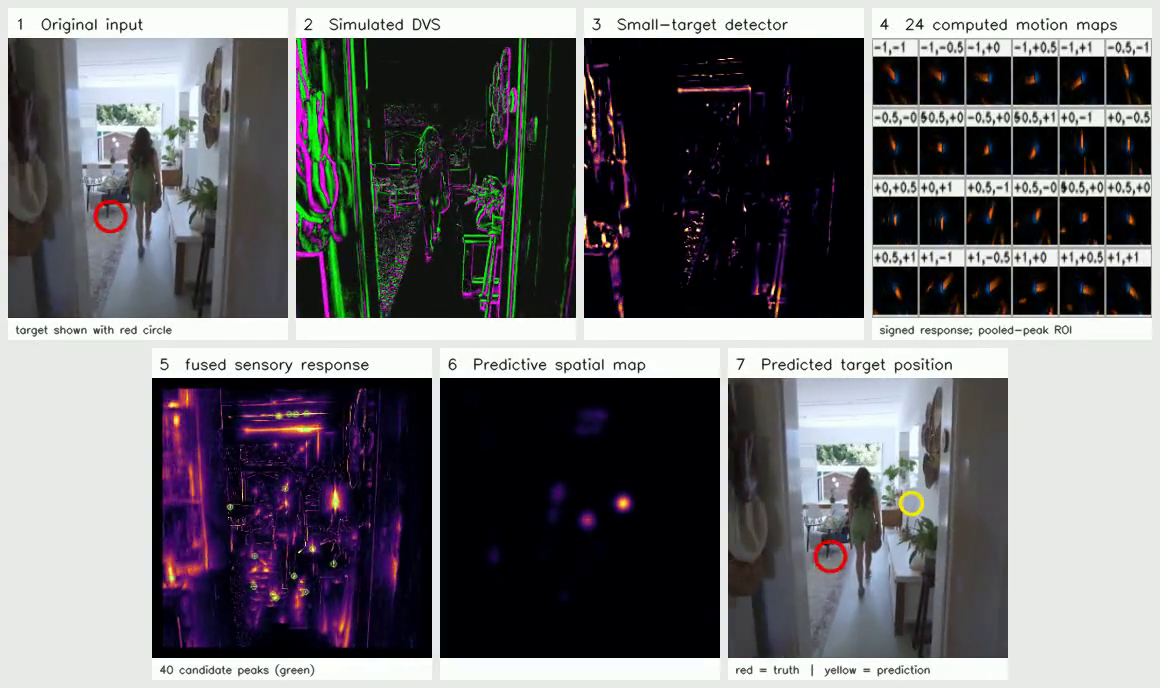
#> input picture frame 36 of media/stmd_actual_pipeline_1m_7mm.mp4, 1160 x 688 px, given in place of source_indoor_walking.mp4, which was not available
$ python render_process.py
#> lines starting #> are read from the running program, lines starting #| are printed output that depends on the picture
### src/experiment.py
"""Matched-protocol comparison: tuned STMD vs competing-hypothesis STMD.

Full original source (365 frames/14.6 seconds), four randomized trajectories.
One path per trial shared among 50 cm, 1 m, 2 m, and both detectors.
Calibration is performed on the no-target video only and never with the target.
Metrics evaluated on frames 100..364, withheld from calibration.
"""
from pathlib import Path
import argparse, json, time
import cv2, numpy as np, pandas as pd
from stmd_model import Detector as SimpleDetector, stamp, apparent_diameter_px
from comparison import multi_hypothesis as multi
from trajectories import generate_trajectory

cv2.setNumThreads(2)
ROOT=Path(__file__).resolve().parent
SIDE=320
FPS=25
SEEDS=(41,92,173,281)
DISTANCES=((0.5,'50cm'),(1.0,'1m'),(2.0,'2m'))
EVAL_START=100
SIMPLE_CONFIGS=[dict(decay=.85,density_weight=0.), dict(decay=.85,density_weight=16.)]

def read_source(path=ROOT/'data'/'source_indoor_walking.mp4'):
    cap=cv2.VideoCapture(str(path));fps=cap.get(cv2.CAP_PROP_FPS)
    frames=[]
    while True:
        ok,fr=cap.read()
#> fr is the input picture: shape (688, 1160, 3); mean B, G, R 111.1, 108, 108.9
        if not ok:break
        h,w=fr.shape[:2]
#> h = 688; w = 1160
        small=cv2.resize(fr,(round(w*SIDE/h),SIDE),interpolation=cv2.INTER_AREA)
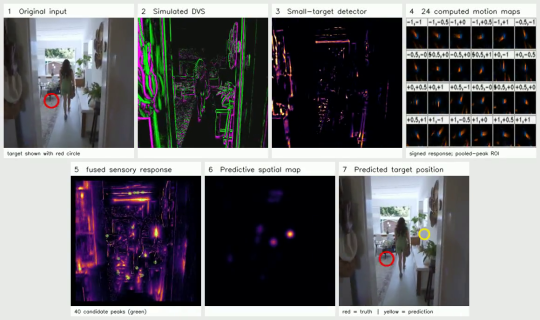
#> small: shape (320, 540, 3); mean B, G, R 111.1, 108, 108.9
        x=(small.shape[1]-SIDE)//2
#> x = 110
        frames.append(small[:,x:x+SIDE])
    cap.release()
    if abs(fps-FPS)>.01:raise ValueError(f'expected 25fps, got {fps}')
    return np.asarray(frames,dtype=np.uint8)

# [50 lines left out: functions inject, tune_calibration, run_simple, dvs_style, not called in this run]

def run_multi(frames, thresholds, gt=None,visual=False):
    return multi.run(frames,thresholds,gt,with_visuals=visual)

# [48 lines left out: functions evaluate_one, main, not called in this run]

# [3 lines that do not run on import are left out]

### src/motion_bank_benchmark_fast.py
from pathlib import Path
import cv2, numpy as np, pandas as pd
from experiment import read_source, inject
from trajectories import generate_trajectory
from spatial_trace import infer
from evaluate import angular_error_deg
from comparison.multi_hypothesis import LocalFlowResidual, candidates_from_maps, CONFIGS
cv2.setNumThreads(2)
ROOT=Path(__file__).resolve().parent.parent
SIDE=320
TEST=(173,281)
DISTANCES=((0.5,'50cm'),(1.0,'1m'),(2.0,'2m'))
BEST_TRACE=dict(mode='annulus',decay=.92,neighborhood=11.,inhibition=1.3,gain=70.,n_peaks=25)
EVAL_START=100

sigma=3.0
r=np.arange(-8,9,dtype=np.float32)
xx,yy=np.meshgrid(r,r)
G=np.exp(-(xx*xx+yy*yy)/(2*sigma*sigma));G/=G.sum()
G5=G[6:11,6:11].copy();G5[(xx[6:11,6:11]**2+yy[6:11,6:11]**2)>2.5**2]=0
WMASS=G5.sum(); G5=G5.astype(np.float32)

def velocity_set(name):
    if name=='grid9': vals=[-1.0,0.0,1.0]
    elif name=='grid24': vals=[-1.0,-0.5,0.0,0.5,1.0]
    else: raise ValueError(name)
    return np.array([(dx,dy) for dx in vals for dy in vals if not(dx==0 and dy==0)],dtype=np.float32)

def shift(arr,dx,dy,border=cv2.BORDER_REFLECT):
    M=np.float32([[1,0,dx],[0,1,dy]])
    return cv2.warpAffine(arr,M,(SIDE,SIDE),flags=cv2.INTER_LINEAR,borderMode=border)

class MotionBankDetector:
    # [38 lines left out: functions __init__, step, not called in this run]

def get_detectors_custom(V):
    return [MotionBankDetector(V,**cfg) for cfg in CONFIGS] + [LocalFlowResidual()]

# [28 lines left out: functions calibrate_custom, extract_candidates, run_model, not called in this run]

def summarize(df):
    d=df.iloc[EVAL_START:]
    return dict(eval_frames=int(len(d)), correct=int(d.correct_5deg.sum()), correct_pct=float(100*d.correct_5deg.mean()), mean_err=float(np.nanmean(d.error_deg)), median_err=float(np.nanmedian(d.error_deg)))

# [57 lines left out: functions interpolate_frame, background_variant, compare_motion_sets, camera_speed_experiment, not called in this run]

# [10 lines that do not run on import are left out]

### src/render_process.py
"""End-to-end visualization of the ACTUAL intensity-frame STMD computations.

The simulated DVS panel is VISUALIZATION ONLY and does not feed neural input.
The 24 channel tiles plot A_k - mean_j(A_j), a visualization of actual
computed recurrent arrays; the model itself pools the unmodified A_k arrays.
Ground truth (red circle) is shown on input and final comparison panel only; never used by model.
"""
from pathlib import Path
import cv2, numpy as np
from experiment import read_source
from benchmark_sizes import inject_size
from trajectories import generate_trajectory
from motion_bank_benchmark_fast import velocity_set,calibrate_custom,MotionBankDetector
from comparison.multi_hypothesis import CONFIGS,LocalFlowResidual,candidates_from_maps
from predictive_field import PredictiveField
ROOT=Path(__file__).resolve().parent.parent
OUT=ROOT/'media'
OUT.mkdir(exist_ok=True,parents=True)
SIDE=320; S=280; TITLE=30; FOOT=22
V=velocity_set('grid24')
CFG=dict(decay=.85,gain=.3,sigma=5,drift=.8,n_peaks=10)
# Exact visualization source; DVS-style simulated display, not event-camera output

# [83 lines left out: functions dvs_view, activity_rgb, feature_mosaic, four_pathways, labelled_panel, not called in this run]


def main(seed=173,distance=1.0,target_mm=7):
    base=read_source()
    path=generate_trajectory(seed,len(base))
    frames=inject_size(base,path,distance,target_mm)
    scales=calibrate_custom(base,V)
    ds=[MotionBankDetector(V,**cfg) for cfg in CONFIGS]
    local=LocalFlowResidual()
    mem=PredictiveField(**CFG)
    width=(S+8)*4+8; height=(TITLE+S+FOOT+8)*2+8
    outpath=OUT/'stmd_actual_pipeline_1m_7mm.mp4'
    writer=cv2.VideoWriter(str(outpath),cv2.VideoWriter_fourcc(*'mp4v'),25,(width,height))
    if not writer.isOpened():raise RuntimeError('Cannot open MP4 output')
    prev=None
    selectivity=[]
    for t,fr in enumerate(frames):
        maps=[];stacks=None; evidence=None
        for j,d in enumerate(ds):
            result=d.step(fr,return_map=True,return_stack=(j==0))
            maps.append(result['activity'])
            if j==0:
                stacks=result['stack']; evidence=result['evidence']
        maps.append(local.step(fr,return_map=True)['activity'])
        cand,pooled=candidates_from_maps(maps,scales,num=40,accept_floor=.22,sep=5)
        candidates=np.array(cand,dtype=np.float32).reshape(-1,4)
        pred=mem.step(candidates,True)
        center=cand[0][:2] if cand else (160,160)
        mosaic,contrast,maxv=feature_mosaic(stacks,center=center)
        selectivity.append(float(np.sqrt(np.mean(contrast**2))/(np.sqrt(np.mean(stacks**2))+1e-6)))
        pool=activity_rgb(pooled)
        for x,y,strength,channel in cand[:18]:
            cv2.circle(pool,(int(x),int(y)),3,(45,240,100),1,cv2.LINE_AA)
        panels=[
            labelled_panel(fr,'1  Original input', 'target shown with red circle',circle=path[t]),
            labelled_panel(dvs_view(fr,prev),'2  Simulated DVS'),
            labelled_panel(activity_rgb(evidence),'3  Small-target detector'),
            labelled_panel(mosaic,'4  24 computed motion maps','signed response; pooled-peak ROI'),
            labelled_panel(pool,'5  fused sensory response',f'{len(cand)} candidate peaks (green)'),
            labelled_panel(activity_rgb(pred['prior'],1.0),'6  Predictive spatial map'),
            labelled_panel(fr,'7  Predicted target position','red = truth  |  yellow = prediction',circle=path[t],dot=(pred['x'],pred['y']))
        ]
        canvas=np.full((height,width,3),235,np.uint8)
        for i,p in enumerate(panels):
            r,c=divmod(i,4)
            # Centre three bottom-row panels to avoid an empty fourth tile.
            x=8+int((c + (0.5 if r else 0))*(S+8))
            y=8+r*(TITLE+S+FOOT+8)
            canvas[y:y+p.shape[0],x:x+p.shape[1]]=p
        writer.write(canvas)
        prev=fr
        if t in (100,195,280): cv2.imwrite(str(OUT/f'pipeline_frame_{t}.png'),canvas)
        if t%100==0:print(f'frame {t}/365',flush=True)
    writer.release()
    print('done',outpath,'mean relative channel contrast',float(np.mean(selectivity)),flush=True)
if __name__=='__main__':main()

$ run again, starting later in the video
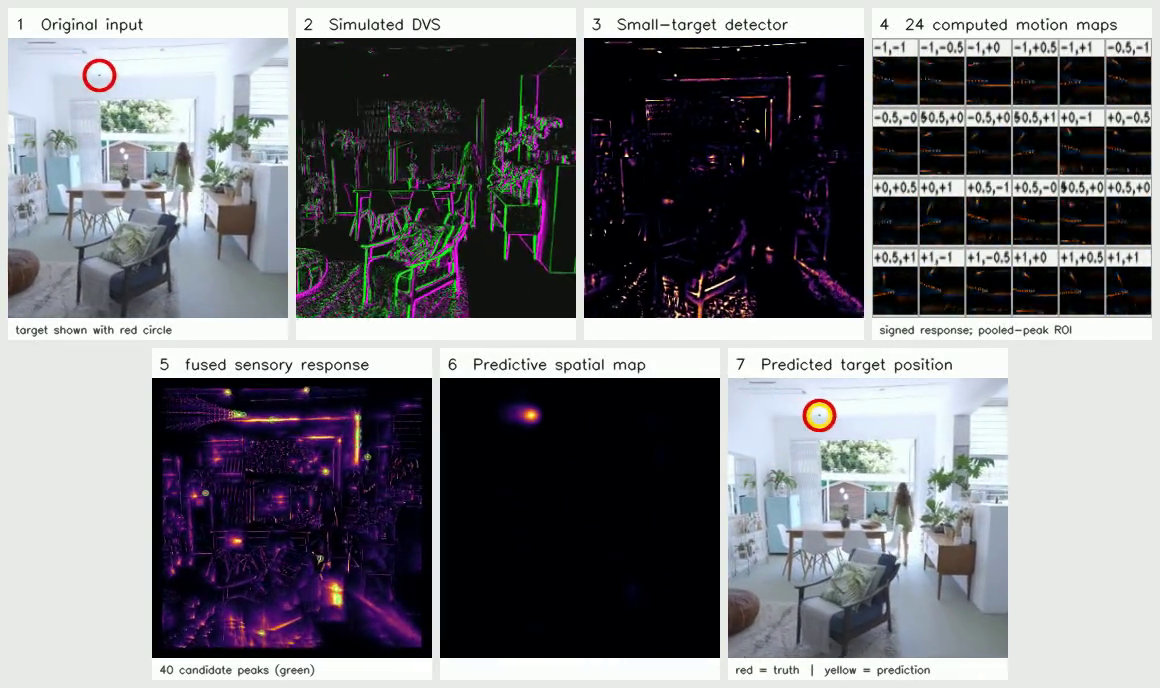
#> input picture frame 164 of media/stmd_actual_pipeline_1m_7mm.mp4, 1160 x 688 px, given in place of source_indoor_walking.mp4, which was not available
#> in read_source, fr is the input picture: shape (688, 1160, 3); mean B, G, R 124.2, 119.7, 119.5
#> in read_source, `small=cv2.resize(fr,(round(w*SIDE/h),SIDE),interpolation=cv2.INTER_AREA)`:
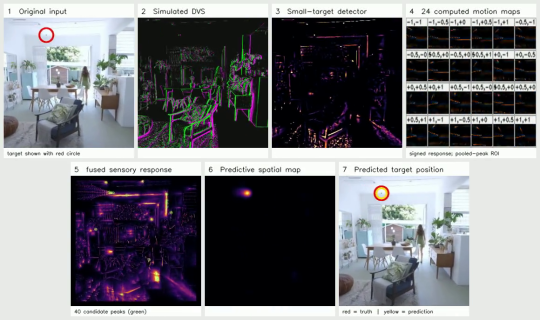
#> small: shape (320, 540, 3); mean B, G, R 124.2, 119.7, 119.5

$ run again, starting later in the video
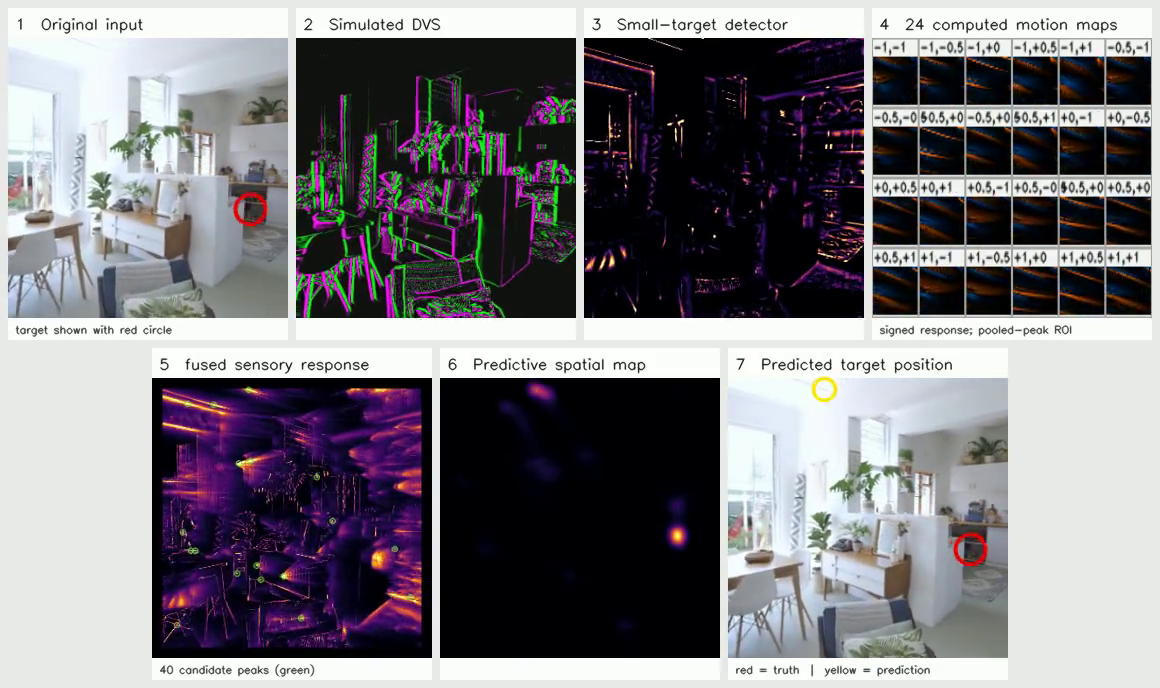
#> input picture frame 292 of media/stmd_actual_pipeline_1m_7mm.mp4, 1160 x 688 px, given in place of source_indoor_walking.mp4, which was not available
#> in read_source, fr is the input picture: shape (688, 1160, 3); mean B, G, R 127.3, 122.3, 124.6
#> in read_source, `small=cv2.resize(fr,(round(w*SIDE/h),SIDE),interpolation=cv2.INTER_AREA)`:
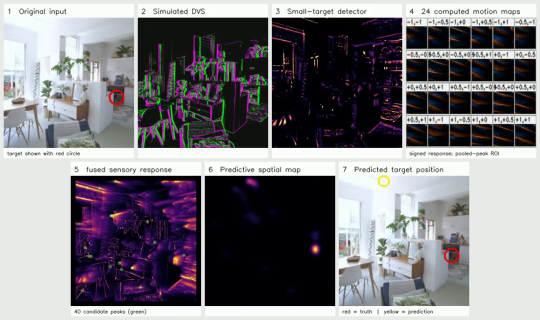
#> small: shape (320, 540, 3); mean B, G, R 127.3, 122.3, 124.6
